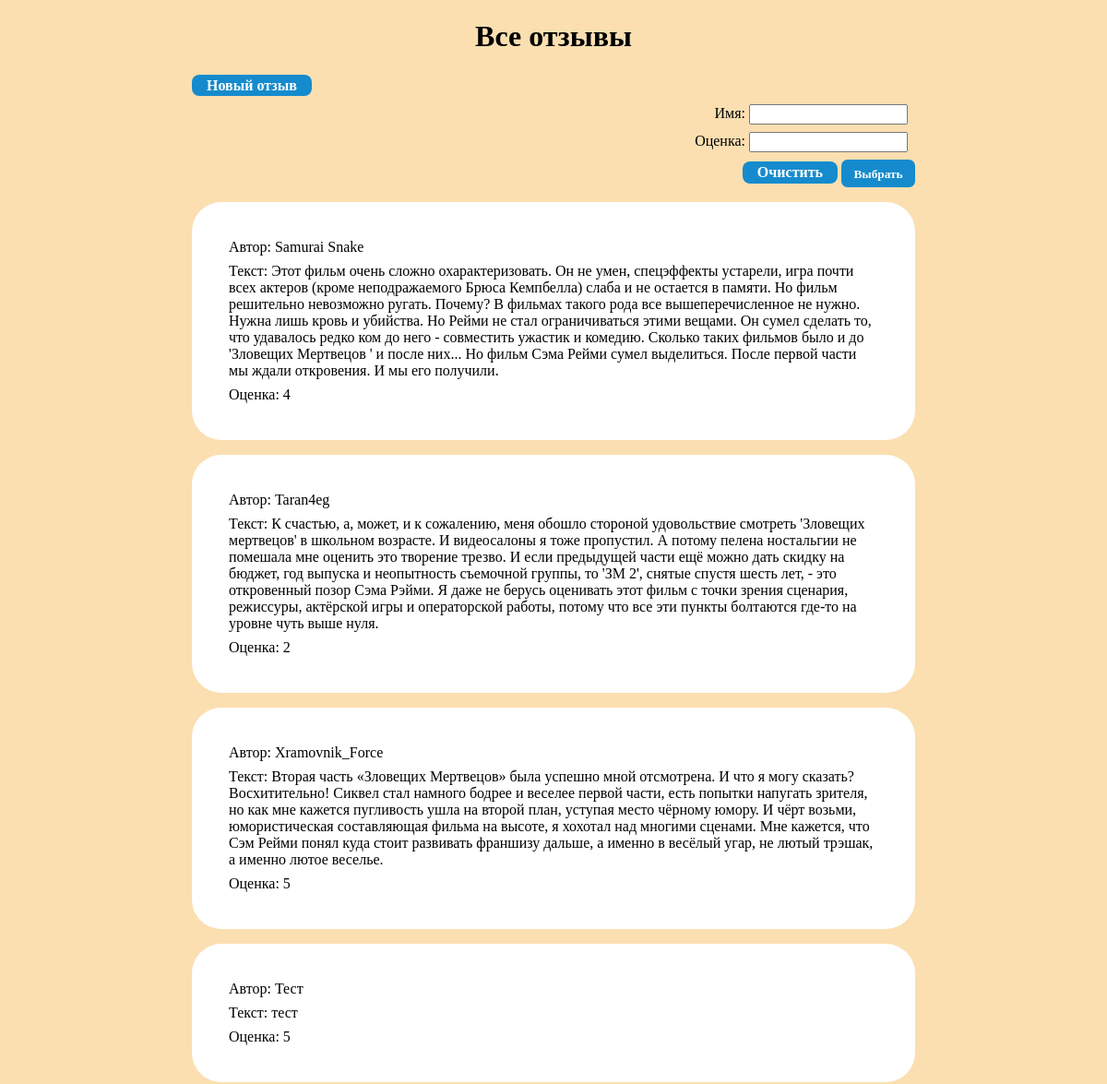
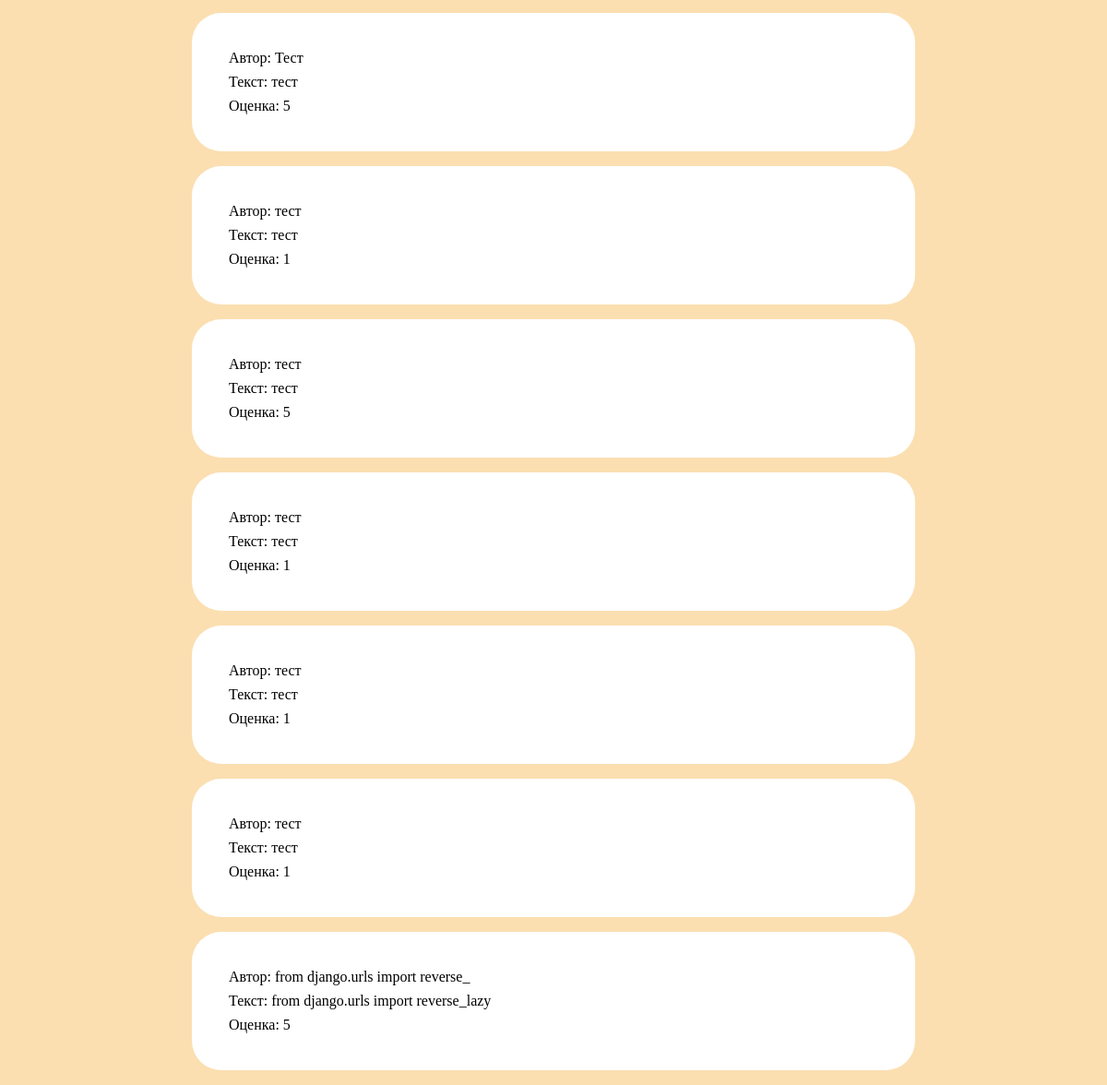
The app's page /, older data (2 pictures, top to bottom).
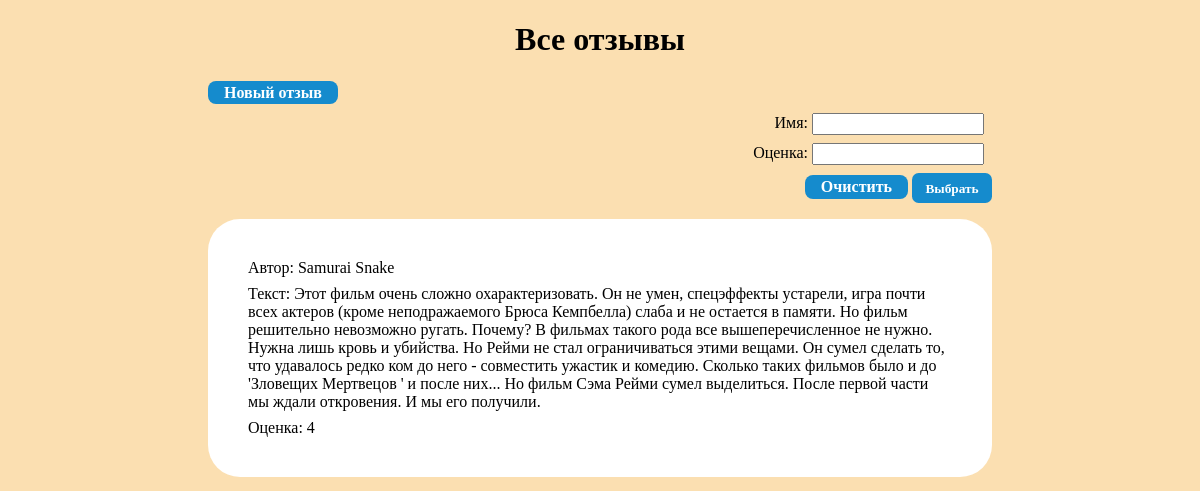
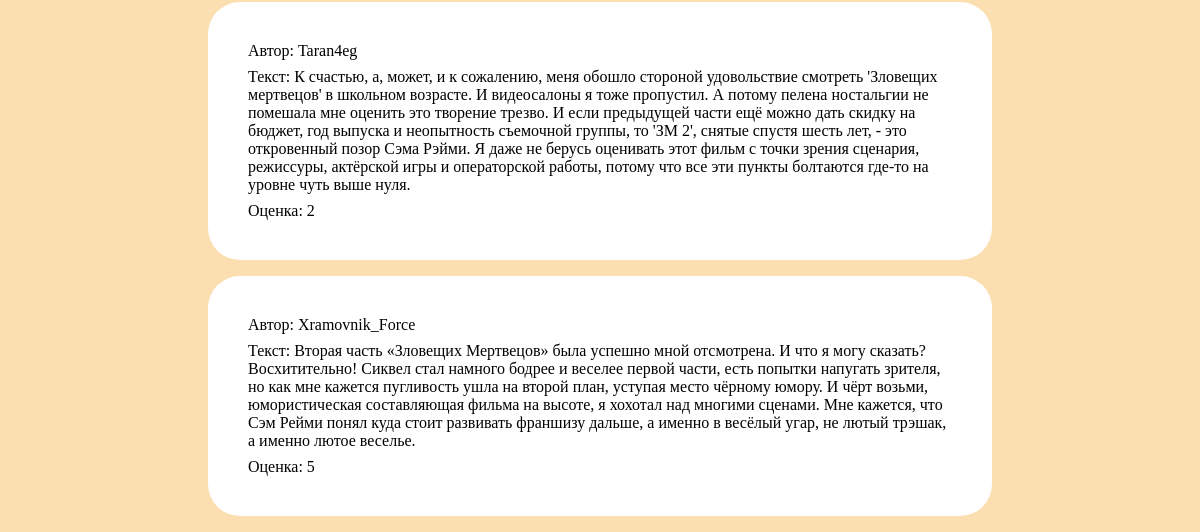
The same page, newer data (2 pictures, top to bottom).
### ReviewsApp/models.py (models this page shows, shortened)
class Review(models.Model):
    name = models.CharField(max_length=32,verbose_name='Имя')
    text = models.TextField(verbose_name='Текст')
    rate = models.IntegerField(verbose_name='Оценка', validators=[MinValueValidator(1), MaxValueValidator(5)])

### ReviewsApp/views.py (the view)
# urls.py: path('', views.ReviewsList.as_view()),
class ReviewsList(ListView):
    model = Review
    queryset = Review.objects.all()
    template_name = 'ReviewsApp/review_list.html'
    def get_context_data(self, *, object_list=None, **kwargs):
        res = super().get_context_data(object_list=None, **kwargs)
        res['form']=self.filterset.form
        return res
    def get_queryset(self):
        queryset = super().get_queryset()
        self.filterset = ReviewFilter(self.request.GET,queryset=queryset)
        return self.filterset.qs

### ReviewsApp/templates/ReviewsApp/review_list.html (shortened to what this page needs)
{% extends "base.html" %}
{% block header %}Все отзывы{% endblock header %}
{% block content %}
    <a href="{% url 'review' %}">Новый отзыв</a>
    <form align="right" method="GET" action="{% url 'list' %}">
        {{ form.as_p }}
        <a href="{% url 'list' %}">Очистить</a>
        <input type="submit" value="Выбрать">
    </form>
    <ul>
      {% for reviews in object_list %}
      <li>
          <p>Автор: {{ reviews.name }}</p>
          <p>Текст: {{ reviews.text }}</p>
          <p>Оценка: {{ reviews.rate }}</p>
      </li>
        {% empty %}
      <li>No reviews yet.</li>
        {% endfor %}
    </ul>
{% endblock content %}

### ReviewsApp/templates/base.html (shortened to what this page needs)
<!DOCTYPE html>
<html lang="en">
<head>
</head>
<body>
<h1 align="center">{% block header %}{% endblock header %}</h1>
<div>{% block content %}{% endblock content %}</div>
</body>
</html>

### ReviewsApp/templates/base.html (style rules this page uses)
* { font-family: "Comic Sans MS", "Comic Sans", cursive; }
p { margin: 0.5em }
ul { padding: 0em }
li { margin-left: 0em; margin-right: 0em; margin-top: 1em; background: #ffffff; list-style-type: none; width:45em; padding: 2em; border-radius: 2em; }
a,input[type=submit] { width: auto; display: inline; background: #158bcd; border-radius: 0.5em; color: white; font-weight: bold; line-height: 25px; text-align: center; padding-left: 1em; padding-right: 1em; padding-top:0.2em; padding-bottom:0.2em; text-decoration: none; }
a { height: auto; }
input[type=submit] { border:none; }
body { max-width: max-content; margin: auto; background: #fbdfb1; }

Row changes from the older to the newer data that the page shows:
removed Review: name "Тест", text "тест", rate "5"
removed Review: name "Тест", text "тест", rate "5"
removed Review: name "тест", text "тест", rate "1"
removed Review: name "тест", text "тест", rate "5"
removed Review: name "тест", text "тест", rate "1"
removed Review: name "тест", text "тест", rate "1"
removed Review: name "тест", text "тест", rate "1"
removed Review: name "from django.urls import reverse_", text "from django.urls import reverse_lazy", rate "5"
